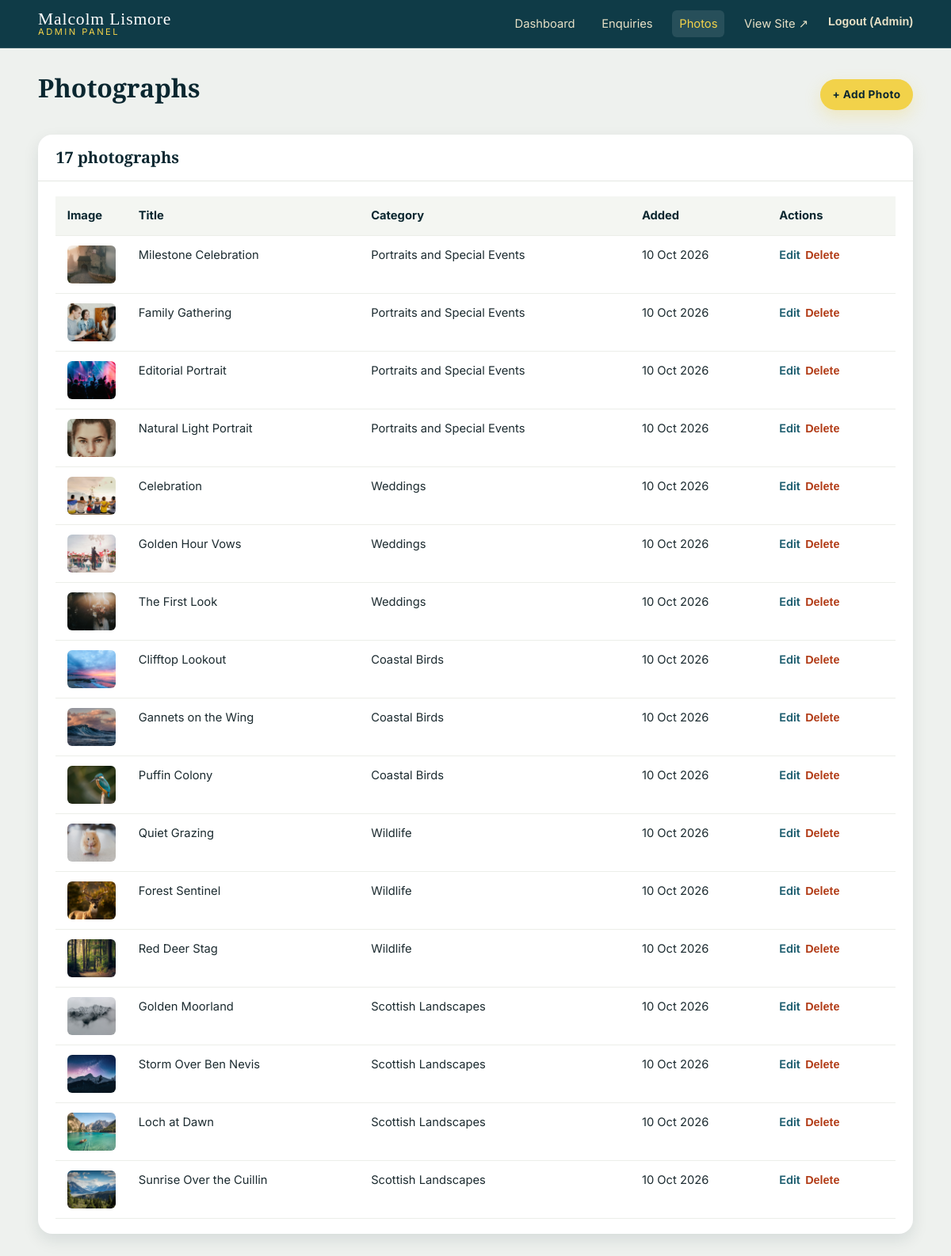
Screenshot of /admin/photos.php (signed in) with the database file from the repository.
### tables this page shows
CREATE TABLE IF NOT EXISTS photos (
  photo_id     INT AUTO_INCREMENT PRIMARY KEY,
  category_id  INT           NOT NULL,
  title        VARCHAR(150)  NOT NULL,
  description  TEXT          NULL,
  image_path   VARCHAR(255)  NOT NULL,
  alt_text     VARCHAR(255)  NOT NULL,
  location     VARCHAR(150)  NULL,
  created_at   TIMESTAMP     NOT NULL DEFAULT CURRENT_TIMESTAMP,
  CONSTRAINT fk_photos_category
    FOREIGN KEY (category_id) REFERENCES categories(category_id)
    ON DELETE CASCADE ON UPDATE CASCADE,
  INDEX idx_photos_category (category_id),
  INDEX idx_photos_created  (created_at)
);

CREATE TABLE IF NOT EXISTS categories (
  category_id  INT AUTO_INCREMENT PRIMARY KEY,
  name         VARCHAR(100)  NOT NULL,
  slug         VARCHAR(100)  NOT NULL UNIQUE,
  description  TEXT          NULL,
  created_at   TIMESTAMP     NOT NULL DEFAULT CURRENT_TIMESTAMP
);

### includes/db.php (called while the page is built, shortened)
<?php
function db(): PDO
{
    static $pdo = null;
    $dsn = sprintf(
        'mysql:host=%s;port=%s;dbname=%s;charset=%s',
        DB_HOST,
        DB_PORT,
        DB_NAME,
        DB_CHARSET
    );
    $options = [
        PDO::ATTR_ERRMODE            => PDO::ERRMODE_EXCEPTION,
        PDO::ATTR_DEFAULT_FETCH_MODE => PDO::FETCH_ASSOC,
        PDO::ATTR_EMULATE_PREPARES   => false,
    ];
    try {
        $pdo = new PDO($dsn, DB_USER, DB_PASS, $options);
    } catch (PDOException $e) {
        http_response_code(500);
        exit('Sorry, we are experiencing a database connection problem. Please try again later.');
    }
    return $pdo;
}

### includes/functions.php (called while the page is built, shortened)
<?php
require_once __DIR__ . '/db.php';
function e(?string $value): string
{
    return htmlspecialchars((string) $value, ENT_QUOTES | ENT_SUBSTITUTE, 'UTF-8');
}

### admin/photos.php (the view, shortened to what this page needs)
<?php
require_once __DIR__ . '/../includes/admin-header.php';
$photos = db()->query(
    'SELECT p.photo_id, p.title, p.image_path, p.created_at, c.name AS category_name
     FROM photos p
     JOIN categories c ON c.category_id = p.category_id
     ORDER BY p.created_at DESC, p.photo_id DESC'
)->fetchAll();
?>
<div class="admin-title">
  <h1 style="color:var(--teal-900);">Photographs</h1>
  <a class="btn btn-gold btn-sm" href="photo-add.php">+ Add Photo</a>
</div>
<div class="panel">
  <div class="panel-head">
    <h2><?= count($photos) ?> photograph<?= count($photos) === 1 ? '' : 's' ?></h2>
  </div>
  <div class="panel-body">
    <?php if (empty($photos)): ?>
      <p style="color:var(--muted);">No photographs yet. <a class="link-btn" href="photo-add.php">Add the first one</a>.</p>
    <?php else: ?>
      <table class="data-table">
        <thead>
          <tr><th style="width:90px;">Image</th><th>Title</th><th>Category</th><th>Added</th><th>Actions</th></tr>
        </thead>
        <tbody>
          <?php foreach ($photos as $row): ?>
            <tr>
              <td><img src="../<?= e($row['image_path']) ?>" alt="" style="width:64px;height:48px;object-fit:cover;border-radius:6px;"></td>
              <td><?= e($row['title']) ?></td>
              <td><?= e($row['category_name']) ?></td>
              <td><?= e(date('j M Y', strtotime((string) $row['created_at']))) ?></td>
              <td>
                <div class="row-actions">
                  <a class="link-btn" href="photo-edit.php?id=<?= (int) $row['photo_id'] ?>">Edit</a>
                  <form method="post" action="photo-delete.php" style="display:inline;"
                        onsubmit="return confirm('Delete this photograph permanently?');">
                    <button type="submit" class="link-btn danger">Delete</button>
                  </form>
                </div>
              </td>
            </tr>
          <?php endforeach; ?>
        </tbody>
      </table>
    <?php endif; ?>
  </div>
</div>
<?php require __DIR__ . '/../includes/admin-footer.php'; ?>

### assets/css/style.css (style rules this page uses)
:root { --teal-900: #0b2730; --teal-800: #0f3b47; --teal-700: #14485a; --teal-600: #1c5c6e; --teal-500: #2a7385; --ivory: #f6f1e3; --sand: #e7e0c6; --sand-dark: #d8cfae; --gold: #f2d24a; --gold-dark: #d9b61f; --ink: #1c2b30; --muted: #5b6b70; --white: #ffffff; --line: rgba(255, 255, 255, 0.14); --shadow: 0 18px 45px rgba(11, 39, 48, 0.28); --radius: 18px; --maxw: 1200px; --font-head: "Playfair Display", Georgia, "Times New Roman", serif; --font-body: "Inter", "Segoe UI", Arial, Helvetica, sans-serif; }
* { box-sizing: border-box; }
html { scroll-behavior: smooth; }
body { margin: 0; font-family: var(--font-body); color: var(--ivory); background: var(--teal-800); line-height: 1.7; font-size: 16px; -webkit-font-smoothing: antialiased; }
img { max-width: 100%; display: block; }
a { color: inherit; text-decoration: none; }
h1, h2, h3, h4 { font-family: var(--font-head); font-weight: 700; line-height: 1.15; margin: 0 0 0.5em; color: var(--white); }
.btn { display: inline-block; padding: 0.85em 1.9em; border-radius: 999px; font-weight: 700; letter-spacing: 0.03em; border: 2px solid transparent; cursor: pointer; transition: transform 0.15s ease, background 0.2s ease, color 0.2s ease, box-shadow 0.2s ease; font-family: var(--font-body); font-size: 0.95rem; }
.btn-gold { background: var(--gold); color: var(--teal-900); box-shadow: 0 8px 20px rgba(242, 210, 74, 0.28); }
.admin-body { background: #eef1ee; color: var(--ink); min-height: 100vh; }
.admin-title { display: flex; align-items: center; justify-content: space-between; flex-wrap: wrap; gap: 1rem; margin-bottom: 1.5rem; }
.panel { background: var(--white); border-radius: var(--radius); box-shadow: 0 8px 20px rgba(11, 39, 48, 0.1); overflow: hidden; }
.panel-head { padding: 1.1rem 1.4rem; border-bottom: 1px solid #e4e7e2; display: flex; justify-content: space-between; align-items: center; flex-wrap: wrap; gap: 0.8rem; }
.panel-head h2 { color: var(--teal-900); font-size: 1.25rem; margin: 0; }
.panel-body { padding: 1.2rem 1.4rem; }
.data-table { width: 100%; border-collapse: collapse; }
.data-table th, .data-table td { padding: 0.75rem 0.9rem; text-align: left; border-bottom: 1px solid #eceee9; font-size: 0.92rem; vertical-align: top; }
.data-table th { background: #f4f6f2; color: var(--teal-900); font-weight: 700; }
.row-actions { display: flex; gap: 0.4rem; flex-wrap: wrap; }
.link-btn { background: none; border: 0; color: var(--teal-600); cursor: pointer; font-weight: 600; padding: 0; font-size: 0.9rem; }
.link-btn.danger { color: #b23c17; }
.btn-sm { padding: 0.45em 1em; font-size: 0.85rem; }

### rows the page displays
photos: image_path (picture), title "Milestone Celebration", category.name "Portraits and Special Events", created_at "10 Oct 2026"
photos: image_path (picture), title "Family Gathering", category.name "Portraits and Special Events", created_at "10 Oct 2026"
photos: image_path (picture), title "Editorial Portrait", category.name "Portraits and Special Events", created_at "10 Oct 2026"
photos: image_path (picture), title "Natural Light Portrait", category.name "Portraits and Special Events", created_at "10 Oct 2026"
photos: image_path (picture), title "Celebration", category.name "Weddings", created_at "10 Oct 2026"
photos: image_path (picture), title "Golden Hour Vows", category.name "Weddings", created_at "10 Oct 2026"
photos: image_path (picture), title "The First Look", category.name "Weddings", created_at "10 Oct 2026"
photos: image_path (picture), title "Clifftop Lookout", category.name "Coastal Birds", created_at "10 Oct 2026"
photos: image_path (picture), title "Gannets on the Wing", category.name "Coastal Birds", created_at "10 Oct 2026"
photos: image_path (picture), title "Puffin Colony", category.name "Coastal Birds", created_at "10 Oct 2026"
photos: image_path (picture), title "Quiet Grazing", category.name "Wildlife", created_at "10 Oct 2026"
photos: image_path (picture), title "Forest Sentinel", category.name "Wildlife", created_at "10 Oct 2026"
photos: image_path (picture), title "Red Deer Stag", category.name "Wildlife", created_at "10 Oct 2026"
photos: image_path (picture), title "Golden Moorland", category.name "Scottish Landscapes", created_at "10 Oct 2026"
photos: image_path (picture), title "Storm Over Ben Nevis", category.name "Scottish Landscapes", created_at "10 Oct 2026"
photos: image_path (picture), title "Loch at Dawn", category.name "Scottish Landscapes", created_at "10 Oct 2026"
photos: image_path (picture), title "Sunrise Over the Cuillin", category.name "Scottish Landscapes", created_at "10 Oct 2026"

### other values shown
$adminUsername "Admin"
count($photos) "17"
